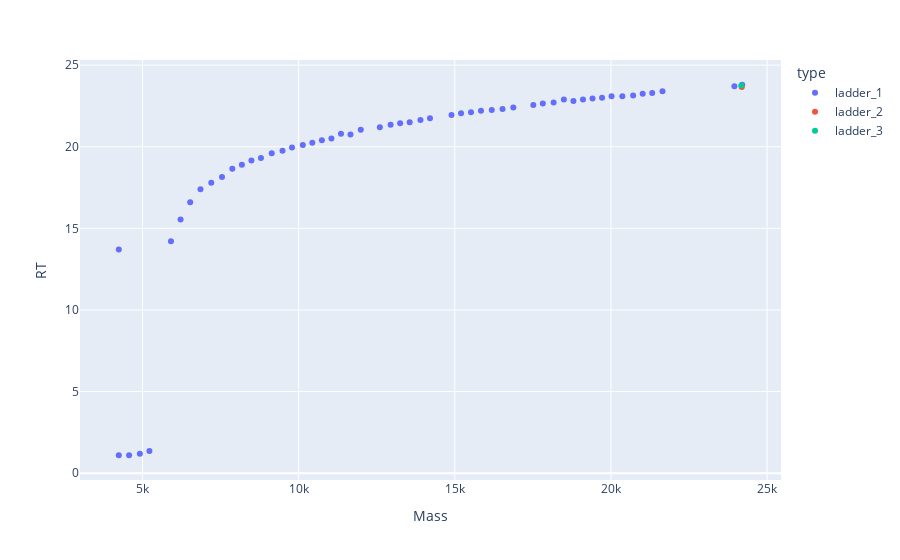

Here is the notebook cell this chart was saved with:
### Code cell
dft = df_203_5p.copy()
# dft.Mass += 1
dfm = match_dfs(dft, df_sample)
dft.Mass -= M
dfm_1 = match_dfs(dft, df_sample)
dft.Mass -= M
dfm_2 = match_dfs(dft, df_sample)

plotly_multi_zones([dfm, dfm_1, dfm_2])
# plotly_zones(dfm, dfm_1)
# plotly_zone(dfm_1)

### Figure 1 — Plotly figure (JSON) as saved in the notebook; plotly's stock layout.template omitted (floating-point values rounded to 4 significant figures)
{"data": [{"hovertemplate": "type=ladder_1<br>Mass=%{x}<br>RT=%{y}<extra></extra>", "legendgroup": "ladder_1", "marker": {"color": "#636efa", "symbol": "circle"}, "mode": "markers", "name": "ladder_1", "orientation": "v", "showlegend": true, "type": "scatter", "x": [24200.0, 23950.0, 21650.0, 21320.0, 21020.0, 20710.0, 20370.0, 20020.0, 19720.0, 19410.0, 19110.0, 18800.0, 18490.0, 18160.0, 17820.0, 17510.0, 16870.0, 16530.0, 16180.0, 15840.0, 15520.0, 15200.0, 14900.0, 14210.0, 13900.0, 13560.0, 13250.0, 12950.0, 12600.0, 11990.0, 11660.0, 11360.0, 11050.0, 10750.0, 10440.0, 10130.0, 9789.0, 9484.0, 9139.0, 8794.0, 8489.0, 8183.0, 7877.0, 7548.0, 7203.0, 6858.0, 6529.0, 6221.0, 5913.0, 5223.0, 4917.0, 4572.0, 4242.0, 4242.0], "xaxis": "x", "y": [23.8, 23.7, 23.39, 23.29, 23.24, 23.15, 23.1, 23.1, 23.0, 22.95, 22.9, 22.8, 22.9, 22.7, 22.65, 22.55, 22.41, 22.31, 22.26, 22.21, 22.11, 22.06, 21.95, 21.74, 21.64, 21.49, 21.44, 21.34, 21.2, 21.05, 20.75, 20.8, 20.5, 20.4, 20.25, 20.1, 19.95, 19.75, 19.61, 19.31, 19.15, 18.89, 18.64, 18.15, 17.8, 17.4, 16.61, 15.55, 14.2, 1.355, 1.199, 1.1, 1.1, 13.7], "yaxis": "y"}, {"hovertemplate": "type=ladder_2<br>Mass=%{x}<br>RT=%{y}<extra></extra>", "legendgroup": "ladder_2", "marker": {"color": "#EF553B", "symbol": "circle"}, "mode": "markers", "name": "ladder_2", "orientation": "v", "showlegend": true, "type": "scatter", "x": [24190.0], "xaxis": "x", "y": [23.65], "yaxis": "y"}, {"hovertemplate": "type=ladder_3<br>Mass=%{x}<br>RT=%{y}<extra></extra>", "legendgroup": "ladder_3", "marker": {"color": "#00cc96", "symbol": "circle"}, "mode": "markers", "name": "ladder_3", "orientation": "v", "showlegend": true, "type": "scatter", "x": [24180.0], "xaxis": "x", "y": [23.75], "yaxis": "y"}], "layout": {"legend": {"title": {"text": "type"}, "tracegroupgap": 0}, "margin": {"t": 60}, "xaxis": {"anchor": "y", "domain": [0, 1], "title": {"text": "Mass"}}, "yaxis": {"anchor": "x", "domain": [0, 1], "title": {"text": "RT"}}}}
